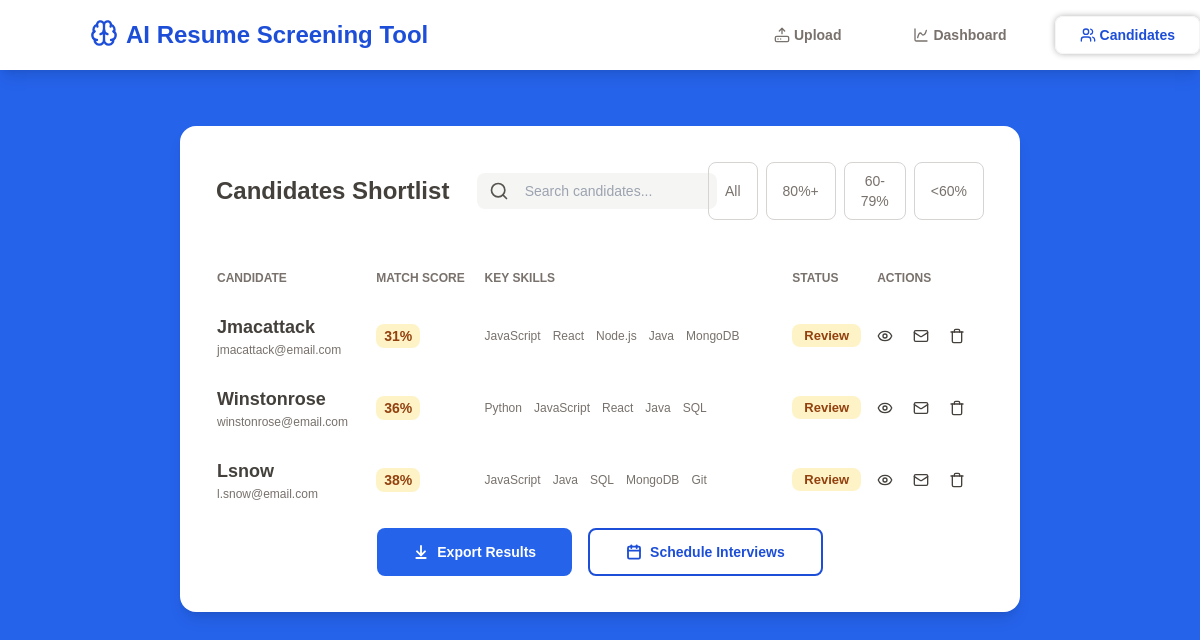
The page /candidates/ on the database as committed earlier.
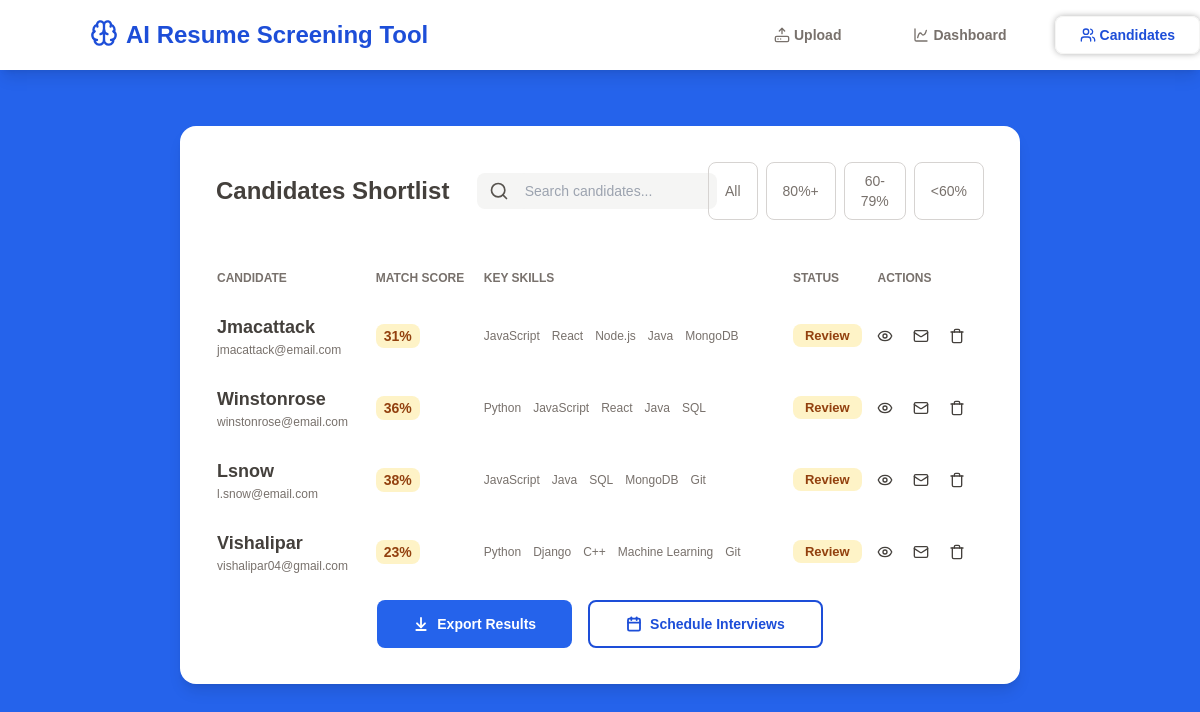
The same page on the database as committed later.
### resume_screening/models.py (models this page shows, shortened)
class UserInfo(models.Model):
    name = models.CharField(max_length=50)
    email = models.EmailField()
    score = models.IntegerField()
    skills = models.JSONField(default=list)
    resume = models.FileField(upload_to='resumes/')
    status = models.BooleanField(default=False)

### resume_screening/views.py (the view)
# urls.py: path('candidates/', views.candidates, name='candidates'),
def candidates(request):
    users = UserInfo.objects.all()
    candidates = len(users)
    context = {
        'candidates':candidates,
        'users':users,
    }
    return render(request, 'candidates.html', context)

### resume_screening/templates/candidates.html (shortened to what the changed rows need)
{% extends "screening.html" %}
{% block content %}
<div class="p-9 bg-white rounded-2xl shadow-lg">
    {% if candidates %}
    <div class="mt-6 w-full">
        <table class='w-full border-separate border-spacing-y-6'>
            <thead>
                <tr class='text-stone-500 text-[12px]'>
                    <th class='font-semibold text-start'>CANDIDATE</th>
                    <th class='text-start'>MATCH SCORE</th>
                    <th class='text-start'>KEY SKILLS</th>
                    <th class='text-start'>STATUS</th>
                    <th class='text-start'>ACTIONS</th>
                </tr>
            </thead>
            <tbody class=''>
                {% for user in users %}
                <tr class='text-stone-700'>
                    <td class='flex flex-col'>
                        <span class='text-lg font-semibold'>{{ user.name }}</span>
                        <span class='text-[12px] text-stone-500'>{{ user.email }}</span>
                    </td>
                    <td class='text-sm font-semibold'>
                        <span class='px-2 py-1 {% if user.score >= 80 %}text-green-800 bg-green-200 {% else %}text-amber-800 bg-amber-100{% endif %} rounded-lg'>
                            {{ user.score }}%
                        </span>
                    </td>
                    <td>
                        <p class='flex gap-3 text-[12px] text-stone-500'>
                            {% for skill in user.skills %}
                            <span>{{ skill }}</span>
                            {% endfor %}
                        </p>
                    </td>
                    <td>
                        <p class='text-[13px] font-semibold w-fit'>
                            {% if user.status %} <span class='text-green-800 bg-green-200 px-3 py-1 rounded-lg'>Shortlisted</span>
                            {% else %} <span class='text-amber-800 bg-amber-100 px-3 py-1 rounded-lg'>Review</span>
                            {% endif %}
                        </p>
                    </td>
                    <td>
                        <div class='flex items-center gap-5'>
                            <a href="{{ user.resume.url }}" target="_blank" class='cursor-pointer hover:text-blue-700' title='View'>
                            </a>
                            <span onclick="openEmailModal('{{ user.email }}', '{{ user.name }}')" class='cursor-pointer hover:text-blue-700' title='Contact'>
                            </span>
                            <span class='cursor-pointer hover:text-blue-700' title='Remove' onclick = "if(confirm('Delete this user?')) window.location.href = '{% url 'delete_user' user.id %}'">
                            </span>
                        </div>
                    </td>
                </tr>
                {% endfor %}
            </tbody>
        </table>
    </div>
    {% else %}
    <p class='flex justify-center mt-9 mb-4 text-stone-400'>No Candidates</p>
    {% endif %}
</div>
{% endblock %}

Rows that differ between the two databases and show on the page:
added UserInfo: name "Vishalipar", email "vishalipar04@gmail.com", score "23", skills "Python" "Django" "C++" "Machine Learning" "Git", status "Review"
